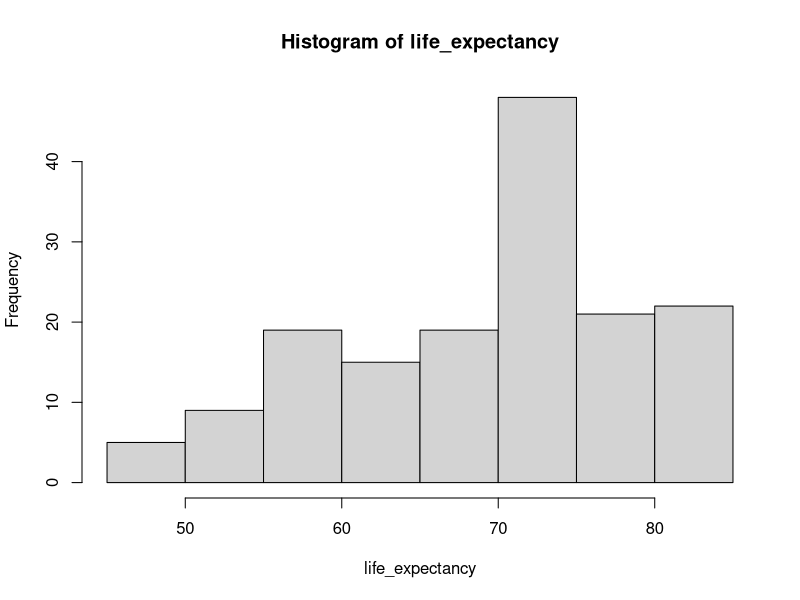
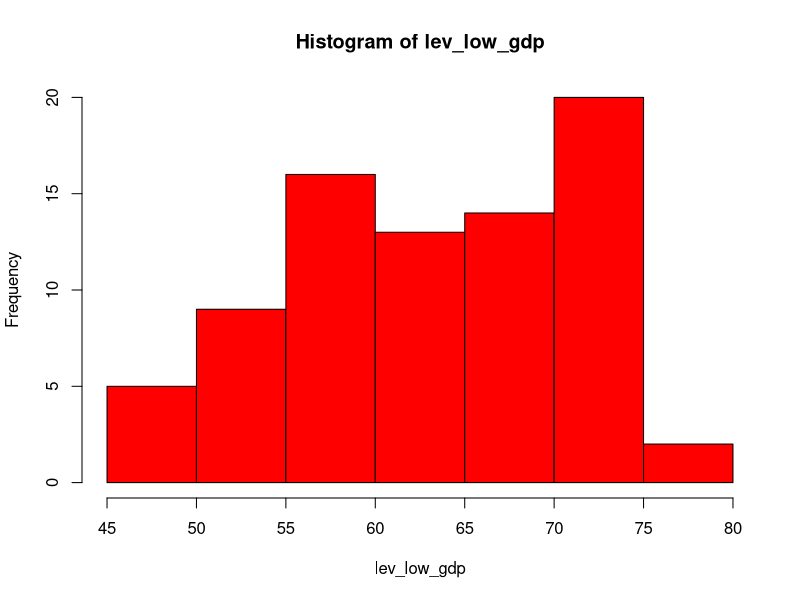
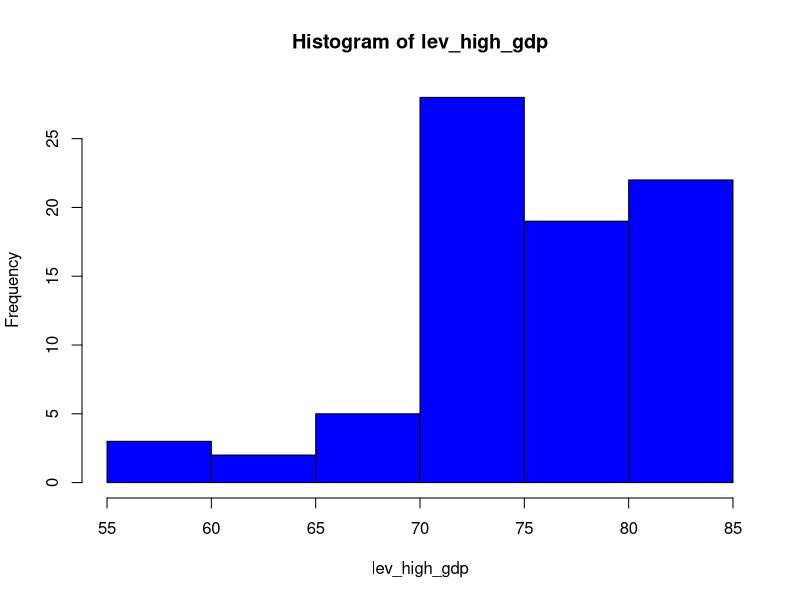
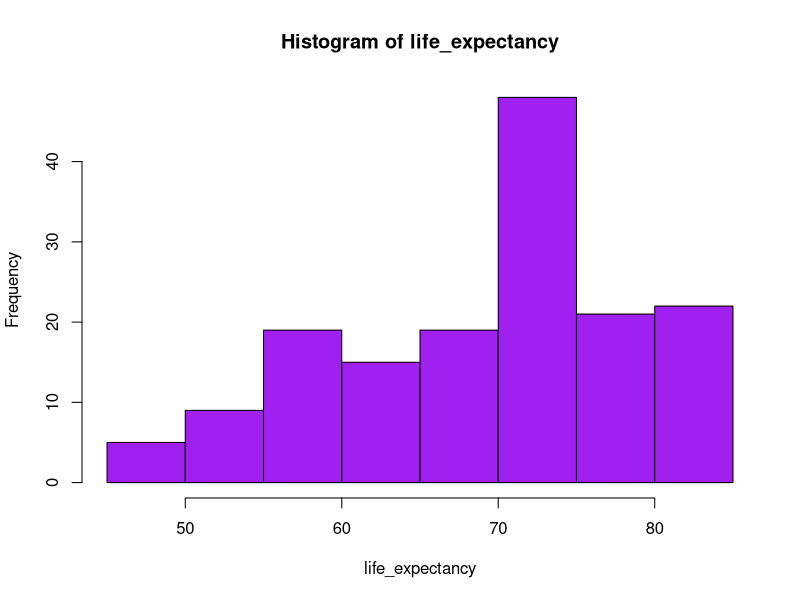

These charts were generated, in order, by the following R code:
# load packages
library(ggplot2)
library(readr)
library(dplyr)


# import and inspect data
data <- read_csv("country_data.csv")
print(head(data))

# life expectancy
life_expectancy <- data %>% pull(life_expectancy)

# life expectancy quartiles
life_expectancy_quartiles <- quantile(life_expectancy, c(.25, .5, .75))

# plot histogram of life expectancy
hist(life_expectancy)

# gdp
gdp <- data %>% pull(GDP)

# median gdp
median_gdp <- median(gdp)

# low gdp
low_gdp <- data %>%  filter(GDP <= median_gdp)

# high gdp
high_gdp <- data %>% filter(GDP > median_gdp)

# low gdp quartiles
lev_low_gdp <- data %>% filter(GDP <= median_gdp) %>% pull(life_expectancy)

# high gdp quartiles
lev_high_gdp <- data %>% filter(GDP > median_gdp) %>% pull(life_expectancy)

# generate and export plots
png("hist_low_gdp.png", 1000, 700)
hist(lev_low_gdp, col = 'red')
dev.off()

png("hist_high_gdp.png", 1000, 700)
hist(lev_high_gdp, col = 'blue')
dev.off()

png("hist_life_expectancy.png", 1000, 700)
hist(life_expectancy, col = 'purple')
dev.off()